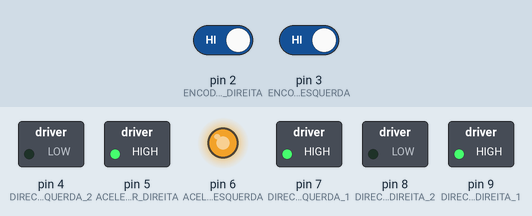
This sketch was run on a simulated Arduino Uno, built with avr-gcc and run on an emulated ATmega328P. Shown: switched loads named in the sketch (green lamp = pin HIGH), output pins drawn as LEDs (lit = HIGH). The test bench sets the inputs (shaded band); at power-on: pin 2 (ENCODER_DIREITA) HIGH, pin 3 (ENCODER_ESQUERDA) HIGH.

Above: at 0.05 s.
At 2.45 s:
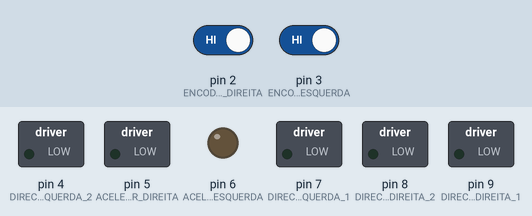
Timing chart, 0 to 5.8 s (numbered marks = the images above):
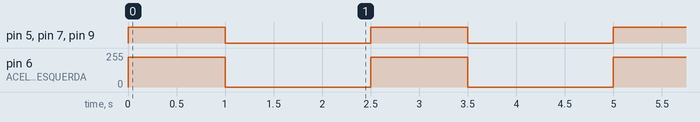

Measured:
- by itself, pin 5 (ACELERADOR_DIREITA), pin 7 (DIRECAO_ESQUERDA_1), pin 9 (DIRECAO_DIREITA_1): alternates HIGH for 1.0 s and LOW for 1.5 s
- by itself, pin 6 (ACELERADOR_ESQUERDA): alternates 225/255 for 1.0 s and 0/255 for 1.5 s

The sketch:

BASEROBO.ino
```cpp
#define ENCODER_DIREITA 2
#define ENCODER_ESQUERDA 3

#define ACELERADOR_DIREITA 5
#define ACELERADOR_ESQUERDA 6

//  Definição das entradas para os motores de cada lado, observem que alguns robôs precisaram ter os pinos trocados devido aos módulos de comunicação que utilizam.
//  Vejam os 4 fios unidos da ponte H que são conectados no Arduino para saberem o padrão do robô que vocês tem em mãos.
/*#define DIRECAO_DIREITA_1 7   //4
#define DIRECAO_DIREITA_2 8   //7

#define DIRECAO_ESQUERDA_1 9  //8
#define DIRECAO_ESQUERDA_2 10 //9*/

#define DIRECAO_DIREITA_1 9   //4
#define DIRECAO_DIREITA_2 8   //7

#define DIRECAO_ESQUERDA_1 7  //8
#define DIRECAO_ESQUERDA_2 4 //9

#define IR_PARA_FRENTE_DIREITA() do { digitalWrite(DIRECAO_DIREITA_1, HIGH); digitalWrite(DIRECAO_DIREITA_2, LOW); } while(false)
#define IR_PARA_FRENTE_ESQUERDA() do { digitalWrite(DIRECAO_ESQUERDA_1, HIGH); digitalWrite(DIRECAO_ESQUERDA_2, LOW); } while(false)
#define IR_PARA_FRENTE() do { IR_PARA_FRENTE_DIREITA(); IR_PARA_FRENTE_ESQUERDA(); } while(false)

#define IR_PARA_TRAS_DIREITA() do { digitalWrite(DIRECAO_DIREITA_1, LOW); digitalWrite(DIRECAO_DIREITA_2, HIGH); } while(false)
#define IR_PARA_TRAS_ESQUERDA() do { digitalWrite(DIRECAO_ESQUERDA_1, LOW); digitalWrite(DIRECAO_ESQUERDA_2, HIGH); } while(false)
#define IR_PARA_TRAS() do { IR_PARA_TRAS_DIREITA(); IR_PARA_TRAS_ESQUERDA(); } while(false)

#define ACELERA_DIREITA(VELOCIDADE) do { pwmDireita = VELOCIDADE; analogWrite(ACELERADOR_DIREITA, VELOCIDADE); } while(false)
#define ACELERA_ESQUERDA(VELOCIDADE) do { pwmEsquerda = VELOCIDADE; analogWrite(ACELERADOR_ESQUERDA, VELOCIDADE); } while(false)
#define ACELERA(VELOCIDADE) do { ACELERA_DIREITA(VELOCIDADE); ACELERA_ESQUERDA(VELOCIDADE); } while(false)

#define FREIO_DIREITA() { ACELERA_DIREITA(0); digitalWrite(DIRECAO_DIREITA_1, LOW); digitalWrite(DIRECAO_DIREITA_2, LOW); } while(false)
#define FREIO_ESQUERDA() { ACELERA_ESQUERDA(0); digitalWrite(DIRECAO_ESQUERDA_1, LOW); digitalWrite(DIRECAO_ESQUERDA_2, LOW); } while(false)
#define FREIO() do { FREIO_DIREITA(); FREIO_ESQUERDA(); } while(false)

// Velocidade armazenada PWM
volatile int pwmDireita = 0;
volatile int pwmEsquerda = 0;

// Numero de passos do Encoder Ótico
volatile int contador_direita = 0;
volatile int contador_esquerda = 0;

// Definir velocidades
int velocidadeDireita  = 255;
int velocidadeEsquerda = 225;

void setup() {
  // Configuração da Comunicação Serial
  Serial.begin(9600);

  // Configuração dos pinos da Ponte H
  pinMode(DIRECAO_DIREITA_1, OUTPUT);
  pinMode(DIRECAO_DIREITA_2, OUTPUT);
  pinMode(DIRECAO_ESQUERDA_1, OUTPUT);
  pinMode(DIRECAO_ESQUERDA_2, OUTPUT);

  // Configuração dos pinos do Encoder Ótico
  pinMode(ENCODER_DIREITA, INPUT_PULLUP);
  pinMode(ENCODER_ESQUERDA, INPUT_PULLUP);

  // Funções de Interrupção de cada um dos Encoders
  attachInterrupt(digitalPinToInterrupt(ENCODER_DIREITA), contadorDireita, CHANGE);
  attachInterrupt(digitalPinToInterrupt(ENCODER_ESQUERDA), contadorEsquerda, CHANGE);
}

void loop() {
  ACELERA_DIREITA(velocidadeDireita);
  ACELERA_ESQUERDA(velocidadeEsquerda);
  IR_PARA_FRENTE_DIREITA();
  IR_PARA_FRENTE_ESQUERDA();
  delay(1000);
  FREIO();
  delay(1500);
}

void contadorDireita(){
  contador_direita++;
}

void contadorEsquerda(){
  contador_esquerda++;
}
```
